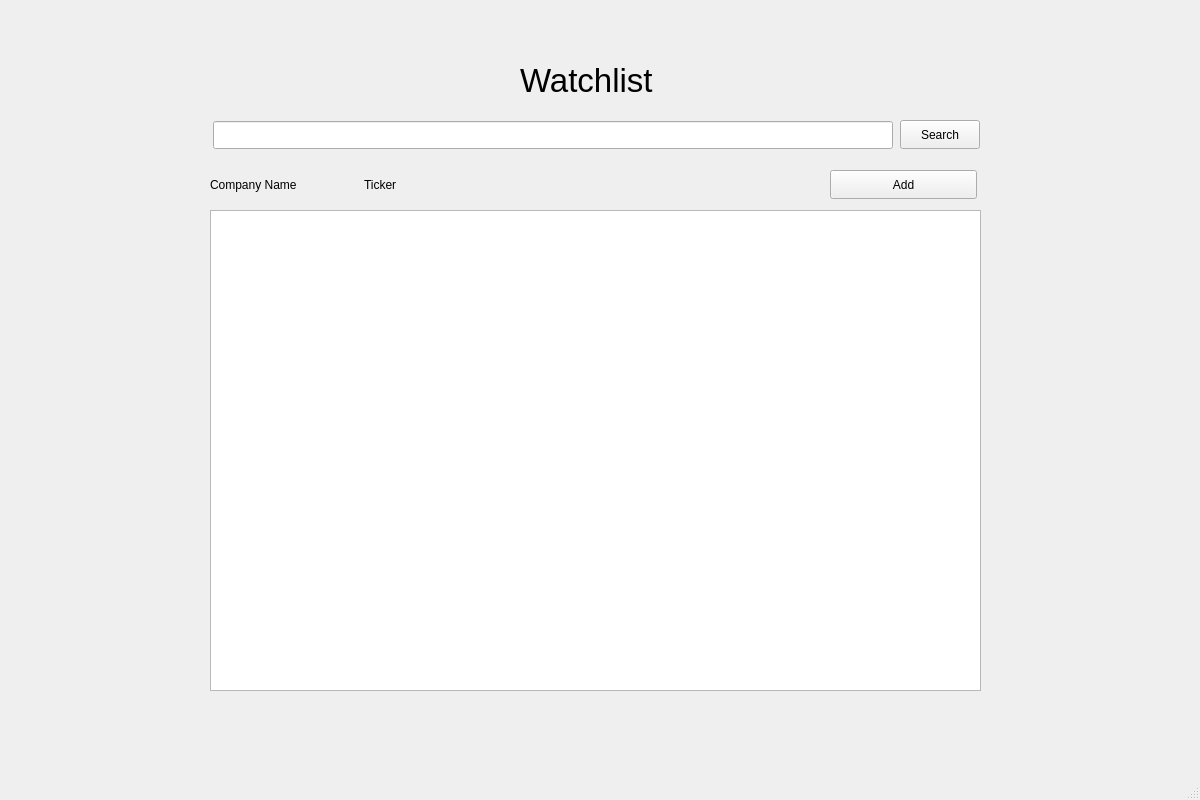
<?xml version="1.0" encoding="UTF-8"?>
<ui version="4.0">
 <class>MainWindow</class>
 <widget class="QMainWindow" name="MainWindow">
  <property name="geometry">
   <rect>
    <x>0</x>
    <y>0</y>
    <width>1200</width>
    <height>800</height>
   </rect>
  </property>
  <property name="windowTitle">
   <string>MainWindow</string>
  </property>
  <widget class="QWidget" name="centralwidget">
   <widget class="QListWidget" name="stockList">
    <property name="geometry">
     <rect>
      <x>210</x>
      <y>210</y>
      <width>771</width>
      <height>481</height>
     </rect>
    </property>
   </widget>
   <widget class="QLabel" name="label">
    <property name="geometry">
     <rect>
      <x>520</x>
      <y>60</y>
      <width>171</width>
      <height>41</height>
     </rect>
    </property>
    <property name="font">
     <font>
      <pointsize>25</pointsize>
     </font>
    </property>
    <property name="text">
     <string>Watchlist</string>
    </property>
   </widget>
   <widget class="QLineEdit" name="stockToFind">
    <property name="geometry">
     <rect>
      <x>213</x>
      <y>121</y>
      <width>680</width>
      <height>28</height>
     </rect>
    </property>
   </widget>
   <widget class="QPushButton" name="searchButton">
    <property name="geometry">
     <rect>
      <x>900</x>
      <y>120</y>
      <width>80</width>
      <height>29</height>
     </rect>
    </property>
    <property name="text">
     <string>Search</string>
    </property>
   </widget>
   <widget class="QLabel" name="ticker">
    <property name="geometry">
     <rect>
      <x>364</x>
      <y>168</y>
      <width>148</width>
      <height>33</height>
     </rect>
    </property>
    <property name="text">
     <string>Ticker</string>
    </property>
   </widget>
   <widget class="QLabel" name="company">
    <property name="geometry">
     <rect>
      <x>210</x>
      <y>168</y>
      <width>147</width>
      <height>33</height>
     </rect>
    </property>
    <property name="text">
     <string>Company Name</string>
    </property>
   </widget>
   <widget class="QPushButton" name="addButton">
    <property name="geometry">
     <rect>
      <x>830</x>
      <y>170</y>
      <width>147</width>
      <height>29</height>
     </rect>
    </property>
    <property name="text">
     <string>Add</string>
    </property>
   </widget>
  </widget>
  <widget class="QStatusBar" name="statusbar"/>
 </widget>
 <resources/>
 <connections/>
</ui>
